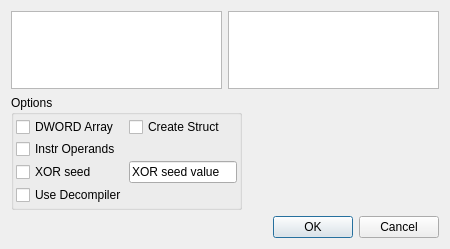
<?xml version="1.0" encoding="UTF-8"?>
<ui version="4.0">
 <class>ShellcodeChooser</class>
 <widget class="QWidget" name="ShellcodeChooser">
  <property name="geometry">
   <rect>
    <x>0</x>
    <y>0</y>
    <width>450</width>
    <height>249</height>
   </rect>
  </property>
  <property name="windowTitle">
   <string>Shellcode Hash Search</string>
  </property>
  <layout class="QVBoxLayout" name="verticalLayout_3">
   <item>
    <layout class="QVBoxLayout" name="verticalLayout_2">
     <item>
      <layout class="QHBoxLayout" name="horizontalLayout">
       <item>
        <widget class="QListWidget" name="list_hashNames"/>
       </item>
       <item>
        <widget class="QTextBrowser" name="textBrowse_description"/>
       </item>
      </layout>
     </item>
     <item>
      <layout class="QHBoxLayout" name="horizontalLayout_3">
       <item>
        <widget class="QGroupBox" name="groupBox">
         <property name="title">
          <string>Options</string>
         </property>
         <layout class="QVBoxLayout" name="verticalLayout">
          <property name="spacing">
           <number>2</number>
          </property>
          <property name="margin">
           <number>2</number>
          </property>
          <item>
           <layout class="QGridLayout" name="gridLayout">
            <property name="spacing">
             <number>2</number>
            </property>
            <item row="0" column="0">
             <widget class="QCheckBox" name="cb_dwordArray">
              <property name="text">
               <string>DWORD Array</string>
              </property>
             </widget>
            </item>
            <item row="0" column="1">
             <widget class="QCheckBox" name="cb_createStruct">
              <property name="text">
               <string>Create Struct</string>
              </property>
             </widget>
            </item>
            <item row="1" column="0">
             <widget class="QCheckBox" name="cb_instrOps">
              <property name="text">
               <string>Instr Operands</string>
              </property>
             </widget>
            </item>
            <item row="2" column="0">
             <widget class="QCheckBox" name="cb_XORSeed">
              <property name="text">
               <string>XOR seed</string>
              </property>
             </widget>
            </item>
            <item row="2" column="1">
             <widget class="QLineEdit" name="text_XORSeed">
              <property name="text">
               <string>XOR seed value</string>
              </property>
             </widget>
            </item>
            <item row="3" column="0">
             <widget class="QCheckBox" name="cb_useDecompiler">
              <property name="text">
               <string>Use Decompiler</string>
              </property>
             </widget>
            </item>
           </layout>
          </item>
         </layout>
        </widget>
       </item>
       <item>
        <spacer name="horizontalSpacer_2">
         <property name="orientation">
          <enum>Qt::Horizontal</enum>
         </property>
         <property name="sizeHint" stdset="0">
          <size>
           <width>40</width>
           <height>20</height>
          </size>
         </property>
        </spacer>
       </item>
      </layout>
     </item>
     <item>
      <layout class="QHBoxLayout" name="horizontalLayout_2">
       <item>
        <spacer name="horizontalSpacer">
         <property name="orientation">
          <enum>Qt::Horizontal</enum>
         </property>
         <property name="sizeHint" stdset="0">
          <size>
           <width>40</width>
           <height>20</height>
          </size>
         </property>
        </spacer>
       </item>
       <item>
        <widget class="QDialogButtonBox" name="buttonBox">
         <property name="standardButtons">
          <set>QDialogButtonBox::Cancel|QDialogButtonBox::Ok</set>
         </property>
        </widget>
       </item>
      </layout>
     </item>
    </layout>
   </item>
  </layout>
 </widget>
 <resources/>
 <connections/>
</ui>
